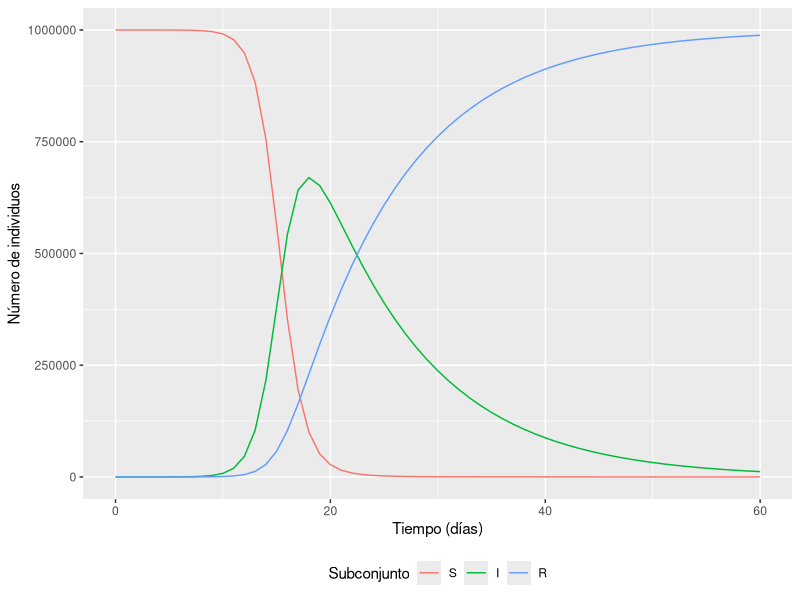
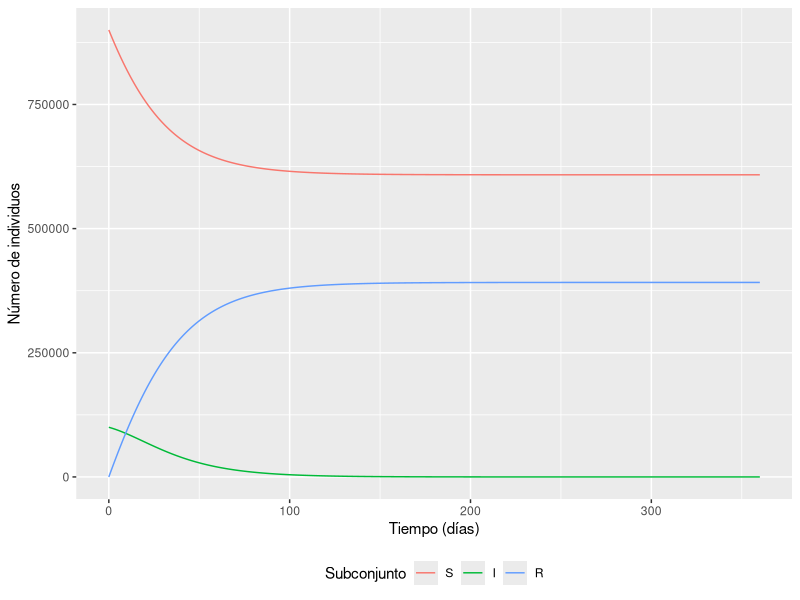
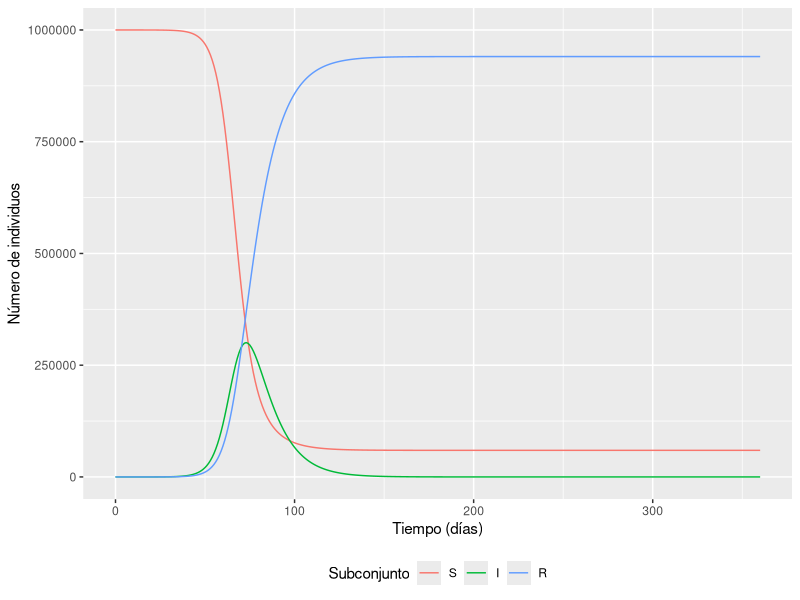
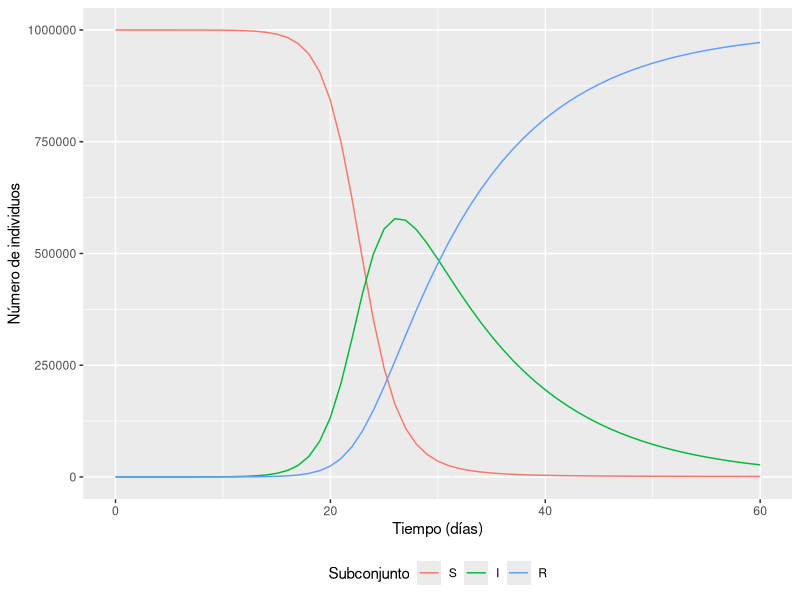
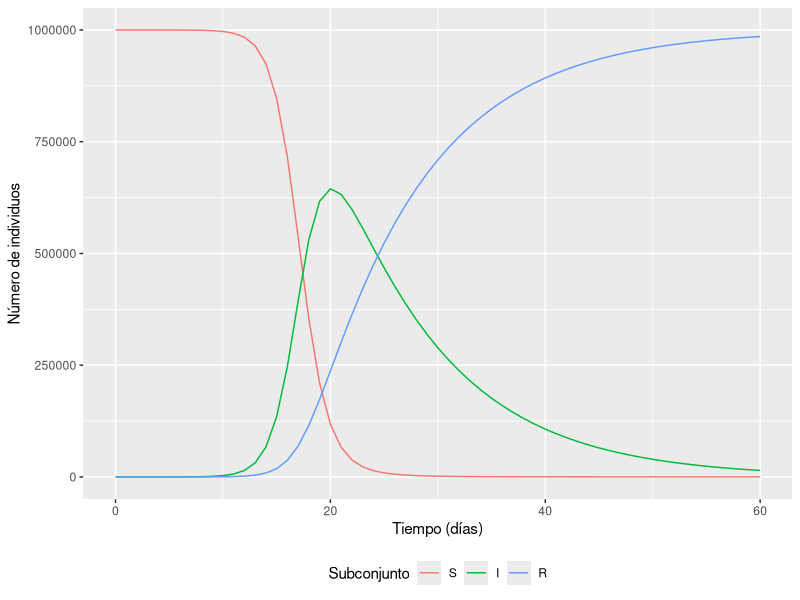
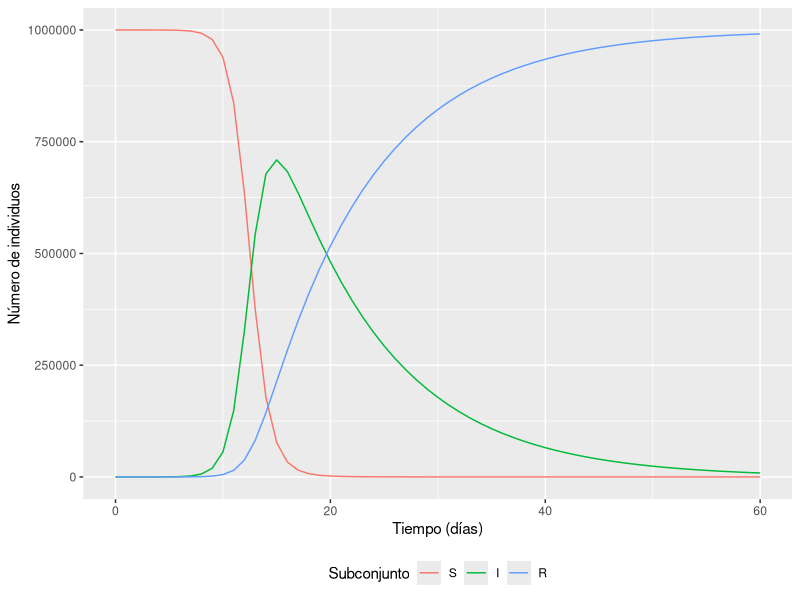
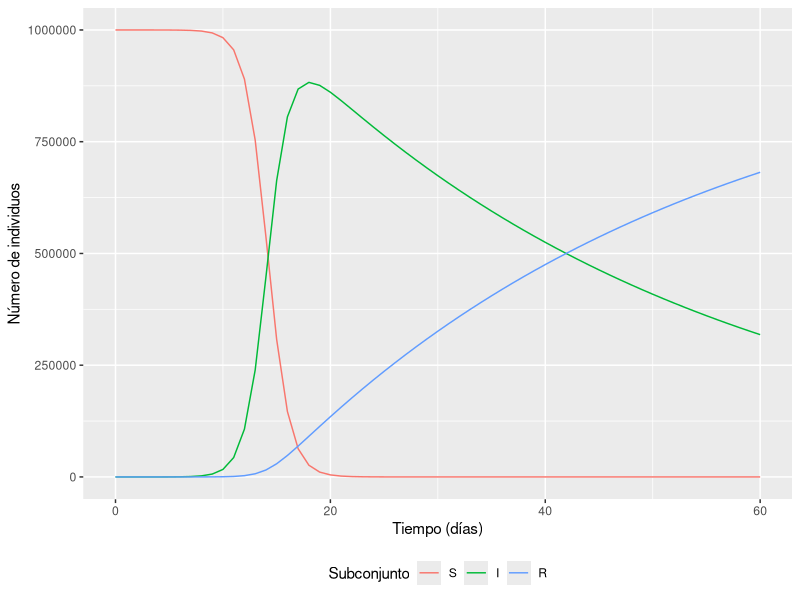
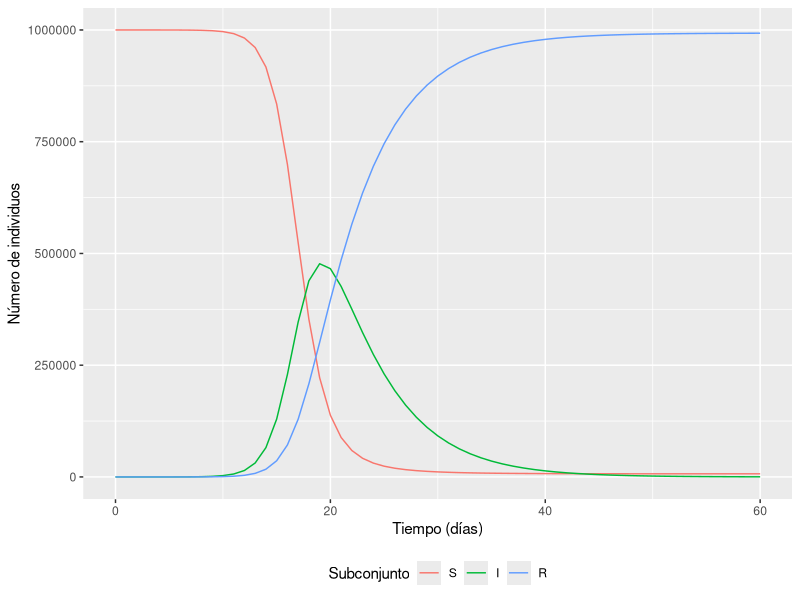

The R source for these figures, in order:
## ---- chunk 1
knitr::opts_chunk$set(echo = TRUE)
## ---- chunk 2
# PACKAGES:
library(deSolve)
library(reshape2)
library(ggplot2)


initial_state_values <- c(S = 999999,  # Número de susceptibles inicial
                                       # 
                          I = 1,       # Se inicia con una persona infectada
                          R = 0)       # 


#razones en unidades de días^-1
parameters <- c(beta = 1,      # razón de infección
                gamma = 0.1)   # razón de recuperación

#valores de tiempo para resolver la ecuación, de 0 a 60 días
times <- seq(from = 0, to = 60, by = 1)   

sir_model <- function(time, state, parameters) {  
    with(as.list(c(state, parameters)), {# R obtendrá los nombres de variables a
                                         # partir de inputs de estados y parametros
        N <- S+I+R 
        lambda <- beta * I/N
        dS <- -lambda * S               
        dI <- lambda * S - gamma * I   
        dR <- gamma * I                 
        return(list(c(dS, dI, dR))) 
    })
}

# poner la solución del sistema de ecuaciones en forma de un dataframe
output <- as.data.frame(ode(y = initial_state_values, 
                            times = times, 
                            func = sir_model,
                            parms = parameters))
## ---- chunk 3

output_long <- melt(as.data.frame(output), id = "time")                  

ggplot(data = output_long,                                              
       aes(x = time, y = value, colour = variable, group = variable)) +  
  geom_line() +                                                          
  xlab("Tiempo (días)")+                                                   
  ylab("Número de individuos") +                                             
  labs(colour = "Subconjunto") +
  theme(legend.position = "bottom")
## ---- chunk 4
# Generate Dataframes for multiple Beta Values (Using R for better plot aestetics)

times_1_yr = seq(from = 0, to = 360, by = 1)

initial_state_values_2 <- c(S = 999999 - 100000,  # Número de susceptibles inicial
                                       # 
                          I = 100000,    # Se inicia con una persona infectada
                          R = 0)
############
output_Beta_1 <- as.data.frame(ode(y = initial_state_values_2, 
                            times = times_1_yr, 
                            func = sir_model,
                            parms = c(beta = 0.1, gamma = 0.1)))

output_Beta_2 <- as.data.frame(ode(y = initial_state_values, 
                            times = times_1_yr, 
                            func = sir_model,
                            parms = c(beta = 0.3, gamma = 0.1)))

output_Beta_3 <- as.data.frame(ode(y = initial_state_values, 
                            times = times, 
                            func = sir_model,
                            parms = c(beta = 0.7, gamma = 0.1)))

output_Beta_4 <- as.data.frame(ode(y = initial_state_values, 
                            times = times, 
                            func = sir_model,
                            parms = c(beta = 0.9, gamma = 0.1)))

output_Beta_5 <- as.data.frame(ode(y = initial_state_values, 
                            times = times, 
                            func = sir_model,
                            parms = c(beta = 1.2, gamma = 0.1)))

output_long_B_1 <- melt(as.data.frame(output_Beta_1), id = "time") 
output_long_B_2 <- melt(as.data.frame(output_Beta_2), id = "time")  
output_long_B_3 <- melt(as.data.frame(output_Beta_3), id = "time")  
output_long_B_4 <- melt(as.data.frame(output_Beta_4), id = "time")  
output_long_B_5 <- melt(as.data.frame(output_Beta_5), id = "time")
## ---- chunk 5
ggplot(data = output_long_B_1,                                              
       aes(x = time, y = value, colour = variable, group = variable)) +  
  geom_line() +                                                          
  xlab("Tiempo (días)")+                                                   
  ylab("Número de individuos") +                                             
  labs(colour = "Subconjunto") +
  theme(legend.position = "bottom")
## ---- chunk 6
ggplot(data = output_long_B_2,                                              
       aes(x = time, y = value, colour = variable, group = variable)) +  
  geom_line() +                                                          
  xlab("Tiempo (días)")+                                                   
  ylab("Número de individuos") +                                             
  labs(colour = "Subconjunto") +
  theme(legend.position = "bottom")
## ---- chunk 7
ggplot(data = output_long_B_3,                                              
       aes(x = time, y = value, colour = variable, group = variable)) +  
  geom_line() +                                                          
  xlab("Tiempo (días)")+                                                   
  ylab("Número de individuos") +                                             
  labs(colour = "Subconjunto") +
  theme(legend.position = "bottom")
## ---- chunk 8
ggplot(data = output_long_B_4,                                              
       aes(x = time, y = value, colour = variable, group = variable)) +  
  geom_line() +                                                          
  xlab("Tiempo (días)")+                                                   
  ylab("Número de individuos") +                                             
  labs(colour = "Subconjunto") +
  theme(legend.position = "bottom")
## ---- chunk 9
ggplot(data = output_long_B_5,                                              
       aes(x = time, y = value, colour = variable, group = variable)) +  
  geom_line() +                                                          
  xlab("Tiempo (días)")+                                                   
  ylab("Número de individuos") +                                             
  labs(colour = "Subconjunto") +
  theme(legend.position = "bottom")
## ---- chunk 10
# Generate Dataframes for multiple Beta Values (Using R for better plot aestetics)

output_Gamma_1 <- as.data.frame(ode(y = initial_state_values, 
                            times = times, 
                            func = sir_model,
                            parms = c(beta = 1, gamma = 0.025)))

output_Gamma_2 <- as.data.frame(ode(y = initial_state_values, 
                            times = times, 
                            func = sir_model,
                            parms = c(beta = 1, gamma = 0.2)))

output_Gamma_3 <- as.data.frame(ode(y = initial_state_values, 
                            times = times, 
                            func = sir_model,
                            parms = c(beta = 1, gamma = 0.5)))

output_Gamma_4 <- as.data.frame(ode(y = initial_state_values, 
                            times = times_1_yr, 
                            func = sir_model,
                            parms = c(beta = 1, gamma = 1)))

output_long_G_1 <- melt(as.data.frame(output_Gamma_1), id = "time") 
output_long_G_2 <- melt(as.data.frame(output_Gamma_2), id = "time")  
output_long_G_3 <- melt(as.data.frame(output_Gamma_3), id = "time")  
output_long_G_4 <- melt(as.data.frame(output_Gamma_4), id = "time")
## ---- chunk 11
ggplot(data = output_long_G_1,                                              
       aes(x = time, y = value, colour = variable, group = variable)) +  
  geom_line() +                                                          
  xlab("Tiempo (días)")+                                                   
  ylab("Número de individuos") +                                             
  labs(colour = "Subconjunto") +
  theme(legend.position = "bottom")
## ---- chunk 12
ggplot(data = output_long_G_2,                                              
       aes(x = time, y = value, colour = variable, group = variable)) +  
  geom_line() +                                                          
  xlab("Tiempo (días)")+                                                   
  ylab("Número de individuos") +                                             
  labs(colour = "Subconjunto") +
  theme(legend.position = "bottom")
## ---- chunk 13
ggplot(data = output_long_G_3,                                              
       aes(x = time, y = value, colour = variable, group = variable)) +  
  geom_line() +                                                          
  xlab("Tiempo (días)")+                                                   
  ylab("Número de individuos") +                                             
  labs(colour = "Subconjunto") +
  theme(legend.position = "bottom")
## ---- chunk 14
ggplot(data = output_long_G_4,                                              
       aes(x = time, y = value, colour = variable, group = variable)) +  
  geom_line() +                                                          
  xlab("Tiempo (días)")+                                                   
  ylab("Número de individuos") +                                             
  labs(colour = "Subconjunto") +
  theme(legend.position = "bottom")
